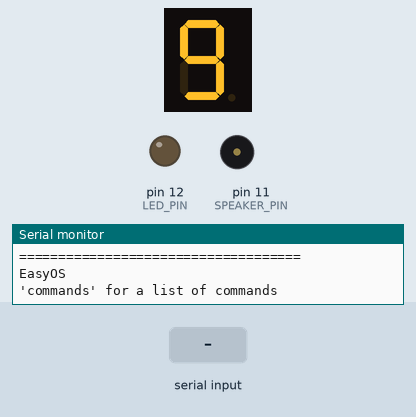
Recording of a sketch running on a simulated Arduino Uno, built with avr-gcc and run on an emulated ATmega328P. Shown: 1-digit seven-segment display, output pins drawn as LEDs (lit = HIGH), buzzer (waves = sounding), the last lines printed to the serial monitor. Dashed ring = blinking. The inputs (shaded band) are chosen by the test bench.

Above: at 0.77 s.
1.3 s: "led blink\n" received over Serial
At 1.48 s:
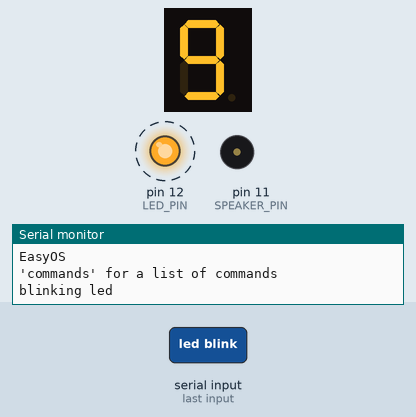
3.5 s: "speaker\n" received over Serial
At 3.74 s:
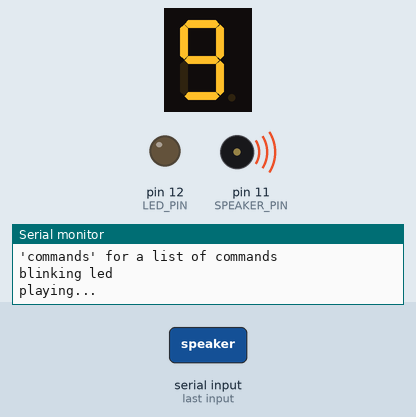
6.5 s: "screen toggle\n" received over Serial
At 7.0 s:
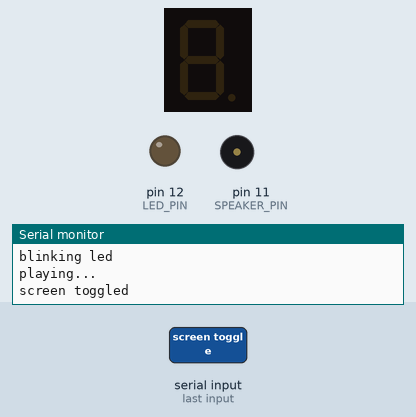
8.1 s: "led on\n" received over Serial
At 8.8 s:
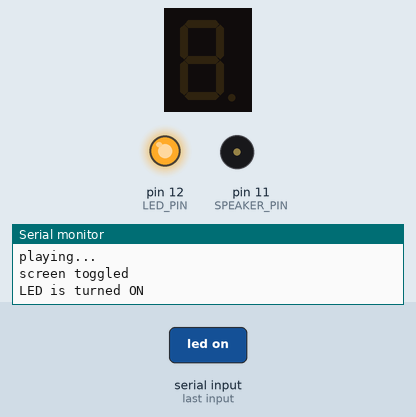
9.6 s: "speaker\n" received over Serial
At 11.3 s:
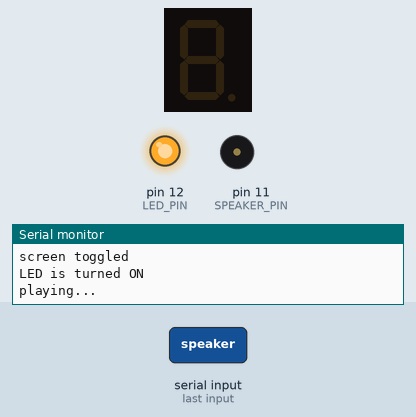
Timing chart, 0 to 12.8 s (numbered marks = the images above; inputs shaded):
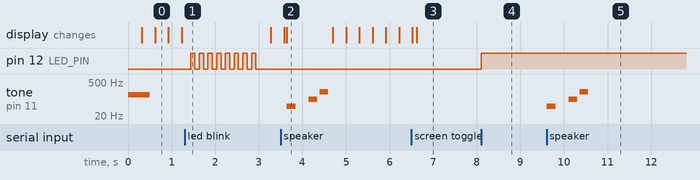

The sketch:

EOS_Main.ino
```cpp
// 2023 leighton tegland iii
// this is a very simple micro "os" i wrote to test hardware
// im too lazy to fully document this one with comments but luckily its pretty easy to figure out

#include "SevSeg.h"
#include "Adafruit_SleepyDog.h"
SevSeg sevseg;
#define LED_PIN 12
#define SPEAKER_PIN 11
String printin = "printed";
bool screentoggle = true;


void setup() {
  // put your setup code here, to run once:
  byte numDigits = 1;
  byte digitPins[] = {};
  byte segmentPins[] = {3, 2, 8, 7, 6, 4, 5, 9};
  bool resistorsOnSegments = true;
  sevseg.begin(COMMON_ANODE, numDigits, digitPins, segmentPins, resistorsOnSegments);
  sevseg.setBrightness(90);
  tone(SPEAKER_PIN, 150, 500);
  Serial.begin(9600);
  Serial.println("====================================\nEasyOS\n'commands' for a list of commands");
}

void(* resetFunc) (void) = 0; //declare reset function @ address 0

void print() {
  Serial.println("");
}

void loop() {
  if(Serial.available()) // if there is data comming
  {
    String command = Serial.readStringUntil('\n'); // read string until meet newline character

    if(command == "led on")
    {
      pinMode(LED_PIN, OUTPUT);
      digitalWrite(LED_PIN, HIGH);
      Serial.println("LED is turned ON"); // send action to Serial Monitor
    }
    if(command == "led off")
    {
      pinMode(LED_PIN, OUTPUT);
      digitalWrite(LED_PIN, LOW);
      Serial.println("LED is turned OFF"); // send action to Serial Monitor
    }
    if(command == "speaker")
    {
      Serial.println("playing..."); // send action to Serial Monitor
      tone(SPEAKER_PIN, 50, 200);
      delay(500);
      tone(SPEAKER_PIN, 100, 200);
      delay(250);
      tone(SPEAKER_PIN, 200, 200);
    }
    if(command == "print")
    {
      Serial.println(printin); // send action to Serial Monitor
    }
    if(command == "reboot")
    {
      Serial.println("rebooting..."); // send action to Serial Monitor
      delay(20);
      int countdownMS = Watchdog.enable(4000);
    }
    if(command == "led blink")
    {
      Serial.println("blinking led"); // send action to Serial Monitor
      pinMode(LED_PIN, OUTPUT);
      digitalWrite(LED_PIN, HIGH);
      delay(100);
      digitalWrite(LED_PIN, LOW);
      delay(100);
      digitalWrite(LED_PIN, HIGH);
      delay(100);
      digitalWrite(LED_PIN, LOW);
      delay(100);
      digitalWrite(LED_PIN, HIGH);
      delay(100);
      digitalWrite(LED_PIN, LOW);
      delay(100);
      digitalWrite(LED_PIN, HIGH);
      delay(100);
      digitalWrite(LED_PIN, LOW);
      delay(100);
      digitalWrite(LED_PIN, HIGH);
      delay(100);
      digitalWrite(LED_PIN, LOW);
      delay(100);
      digitalWrite(LED_PIN, HIGH);
      delay(100);
      digitalWrite(LED_PIN, LOW);
      delay(100);
      digitalWrite(LED_PIN, HIGH);
      delay(100);
      digitalWrite(LED_PIN, LOW);
      delay(100);
      digitalWrite(LED_PIN, HIGH);
      delay(100);
      digitalWrite(LED_PIN, LOW);
      delay(100);
    }
    if(command == "screen toggle")
    {
      Serial.println("screen toggled"); // send action to Serial Monitor
      screentoggle = !screentoggle;
    }
    if(command == "commands")
    {
      Serial.println("List of commands:\n commands: displays all commands and what they do\n print: serial print test\n led on/off: toggles led on or off\n led blink: blinks led\n speaker: plays speaker test tones\n screen toggle: toggles screen on or off\n reboot: preforms a soft reboot"); // send action to Serial Monitor
    }

  }

  if (screentoggle)
//Display numbers one by one with delay
   for(int i = 0; i < 10; i++)
   {
     sevseg.setNumber(i);
     sevseg.refreshDisplay();
     delay(20);
   }
  if(!screentoggle)
   {
     sevseg.blank();
   }

}
```

Measured:
- after the input at 1.3 s, pin 12 (LED_PIN): alternates HIGH for 0.10 s and LOW for 0.10 s, 16 changes in all, then stays LOW, starting after 0.13 s
- after the input at 3.5 s, tone on pin 11 (SPEAKER_PIN): plays 50 Hz for 0.20 s, 100 Hz for 0.20 s, 200 Hz for 0.20 s, starting after 0.14 s
- after the input at 8.1 s, pin 12 (LED_PIN): LOW → HIGH at once
- after the input at 9.6 s, tone on pin 11 (SPEAKER_PIN): plays 50 Hz for 0.20 s, 100 Hz for 0.20 s, 200 Hz for 0.20 s, starting at once
- what the display in image 2 shows lasts 1.1 s, from 3.6 s to 4.7 s
